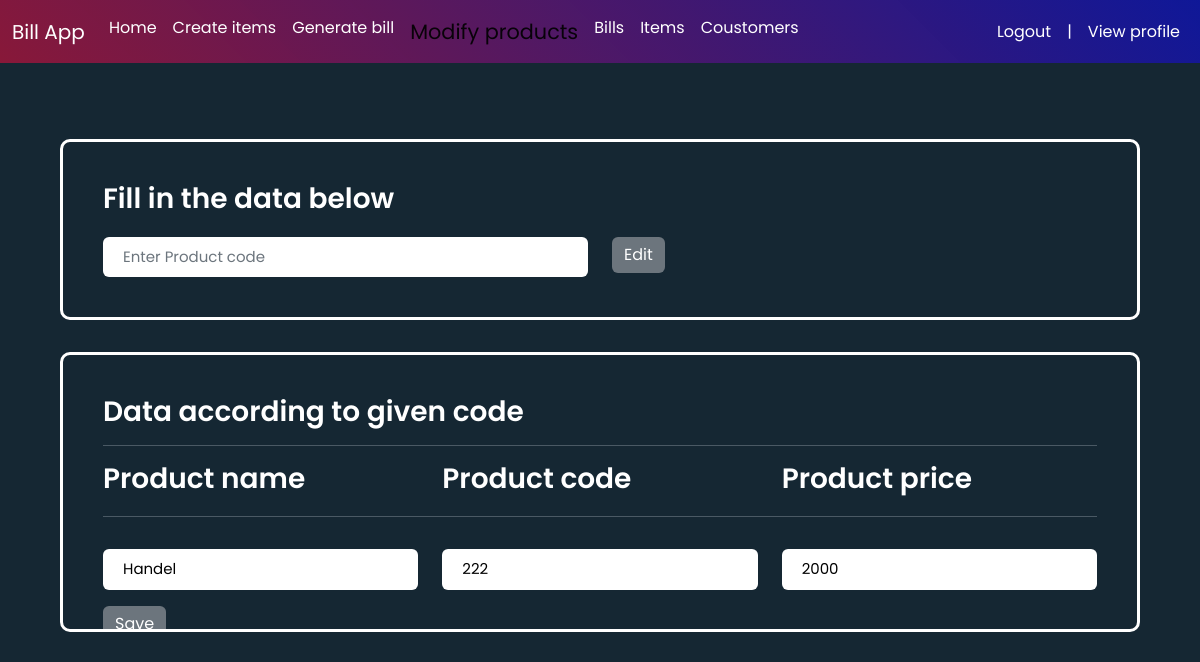
Screenshot of /modify/?productcode=222 (signed in) with the database file from the repository.
### billApp/models.py (models this page shows, shortened)
class Product(models.Model):
    pname=models.CharField(max_length=100)
    pcode=models.CharField(max_length=100,unique=True)
    pprice=models.CharField(max_length=100)
    pimg = models.FileField(upload_to="itemImage/",default="" ,max_length=200)

### billApp/views.py (the view, shortened to what this page needs)
# urls.py: path('modify/',views.modify,name="modify"),
def modify(request):
    if not request.user.is_authenticated:
        return redirect("/login/")
    if request.method=="GET":
        dic = request.GET
        if "productcode" in dic:
            data = Product.objects.filter(pcode=dic["productcode"])
            if len(data)>0:
                d = {"prod":data[0]}
                return render(request,"modify.html",d)
            else:
                messages.error(request,"code you enter not exist!")
    return render(request,"modify.html")

### templates/modify.html (shortened to what this page needs)
{%include 'base.html'%}
{%block body%}
<div class="form-body">
    <div class="row">
        <div class="form-holder">
            <div class="form-content">
                <div class="form-items">
                    <h3>Fill in the data below</h3>
                    <form>
                        <div class="row" id="ginfo">
                            <div class="col-md-6">
                                <input class="form-control" type="text" name="productcode" placeholder="Enter Product code" id="code" style="color:black; font-weight:400;">
                            </div>
                            <div class="form-button mt-3 col-md-6">
                                <button  type="submit" class="btn btn-primary">Edit</button>
                            </div>
                        </div>
                </div>
            <div class="filled" id="filled" style="display: none;">
                <h3>Data according to given code</h3>
                <hr style="color: #ebeff8;">
                <div class="row">
                    <div class="col-md-4"><h4>Product name</h4></div>
                    <div class="col-md-4"><h4>Product code</h4></div>
                    <div class="col-md-4"><h4>Product price</h4></div>
                </div>
                <hr style="color: #ebeff8;">
                <form method="post" action="">{%csrf_token%}
                <div class="row">
                    <div class="col-md-4">
                        <input class="form-control" type="text" name="pname" placeholder="Product Name" id="pname" value="{{prod.pname}}" style="color:black; font-weight:400;">
                    </div>
                    <div class="col-md-4">
                        <input class="form-control" type="text" name="pcode" placeholder="Product Code" id="pcode" value="{{prod.pcode}}" style="color:black; font-weight:400;">
                    </div>
                    <div class="col-md-4">
                        <input class="form-control" type="text" name="pprice" placeholder="Product Price" id="pprice" value="{{prod.pprice}}" style="color:black; font-weight:400;">
                    </div>
                </div>
                <div class="form-button mt-3">
                    <button  type="submit" class="btn btn-primary">Save</button>
                </div>
            </div>
        </div>
    </div>
</div>
</div>
{% endblock %}

### templates/modify.html (style rules this page uses)
*, body { font-family: 'Poppins', sans-serif; font-weight: 400; -webkit-font-smoothing: antialiased; text-rendering: optimizeLegibility; -moz-osx-font-smoothing: grayscale; }
html, body { height: 100%; background-color: #152733; overflow: hidden; }
.form-holder { display: flex; flex-direction: column; justify-content: center; align-items: center; text-align: center; }
.form-holder .form-content { position: relative; text-align: center; display: -webkit-box; display: -moz-box; display: -ms-flexbox; display: -webkit-flex; display: flex; -webkit-justify-content: center; justify-content: center; -webkit-align-items: center; align-items: center; padding: 60px; flex-direction: column; }
.form-content .form-items,.filled { border: 3px solid #fff; padding: 40px; display: inline-block; width: 100%; min-width: 540px; -webkit-border-radius: 10px; -moz-border-radius: 10px; border-radius: 10px; text-align: left; -webkit-transition: all 0.4s ease; transition: all 0.4s ease; margin: 2vh 0; }
.form-content h3,h4 { color: #fff; text-align: left; font-size: 28px; font-weight: 600; margin-bottom: 5px; }
.form-content input[type=text], .form-content input[type=password], .form-content input[type=email], .form-content select { width: 100%; padding: 9px 20px; text-align: left; border: 0; outline: 0; border-radius: 6px; background-color: #fff; font-size: 15px; font-weight: 300; color: #8D8D8D; -webkit-transition: all 0.3s ease; transition: all 0.3s ease; margin-top: 16px; }
.btn-primary { background-color: #6C757D; outline: none; border: 0px; box-shadow: none; }
.filled { height: 35vh; overflow-y: scroll; }

### rows the page displays
Product: pname "Handel", pcode "222", pprice "2000"
